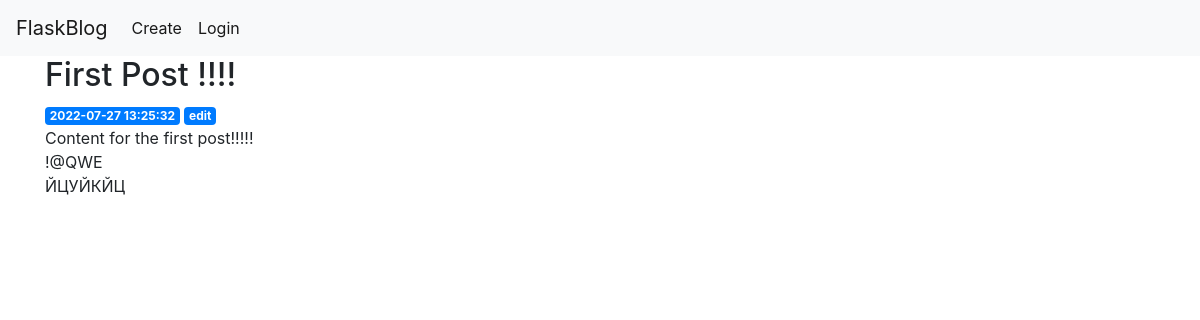
/post/1, run on an earlier commit of the app's database.
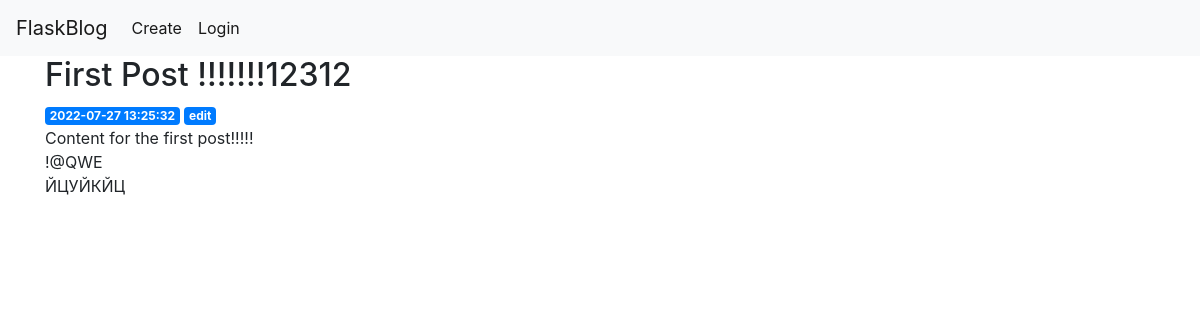
And on a later commit of the database.
### models.py (models this page shows)
class Posts(db.Model):
    id = db.Column(db.Integer, primary_key=True)
    created = db.Column(db.DateTime, default=datetime.now().replace(microsecond=0))
    title = db.Column(db.Text)
    content = db.Column(db.Text)

### views/posts_with_orm.py (the view)
@postsbp.route('/post/<int:post_id>')
def show_post(post_id):
    posts_ = Posts.query.filter_by(id=post_id).first()
    if posts_ is None:
        abort(404)
    return render_template('post.html', post=posts_)

### templates/post.html
{% extends 'base.html'%}
{% block content %}
    <h2>{% block title %} {{ post['title'] }} {%endblock %}</h2>
    <span class="badge badge-primary">{{ post['created']}}</span>
    <a href="{{url_for('posts.edit_post', post_id=post['id']) }}">
        <span class="badge badge-primary" style="color: white"> edit</span>
    </a>
    <p>{{post['content'].replace('\r\n', '<br>') | safe }}</p>
{% endblock %}

What changed in the data, as far as the page shows it:
changed Posts "Content for the first post!!!!! !@QWE ЙЦУЙКЙЦ": title "First Post !!!!" → "First Post !!!!!!!12312"
